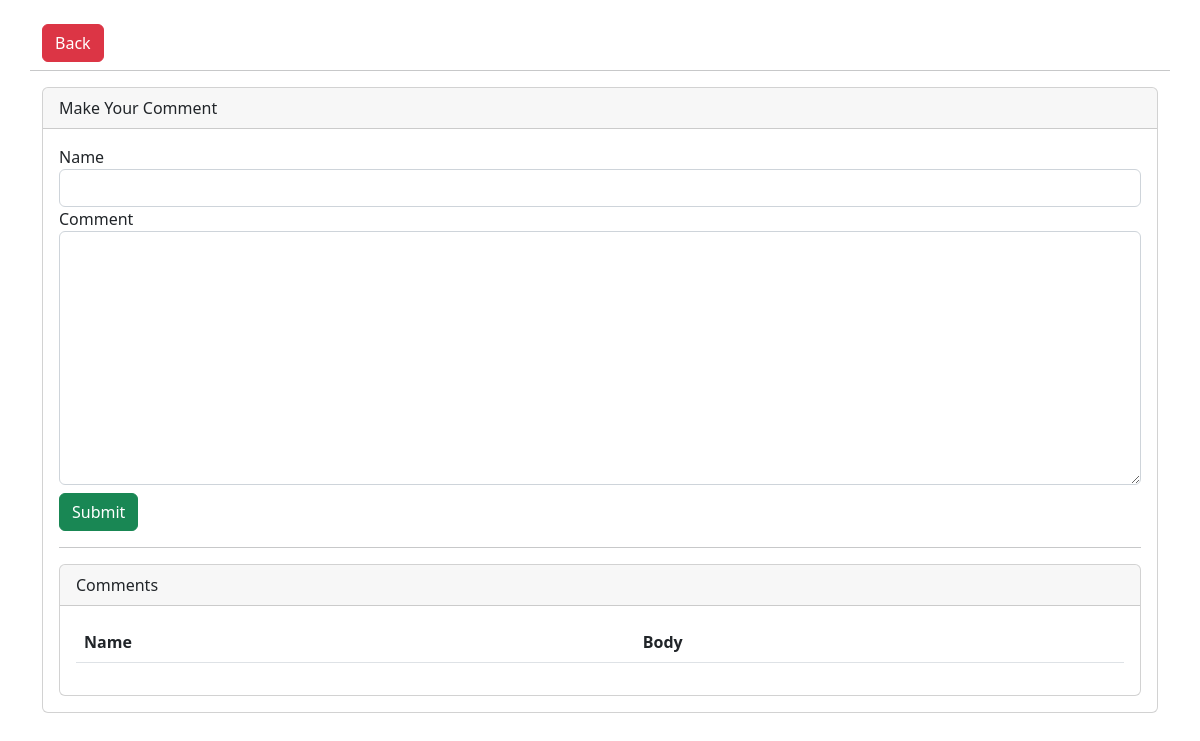
The app's page /app/public/xss/index.php, older data.
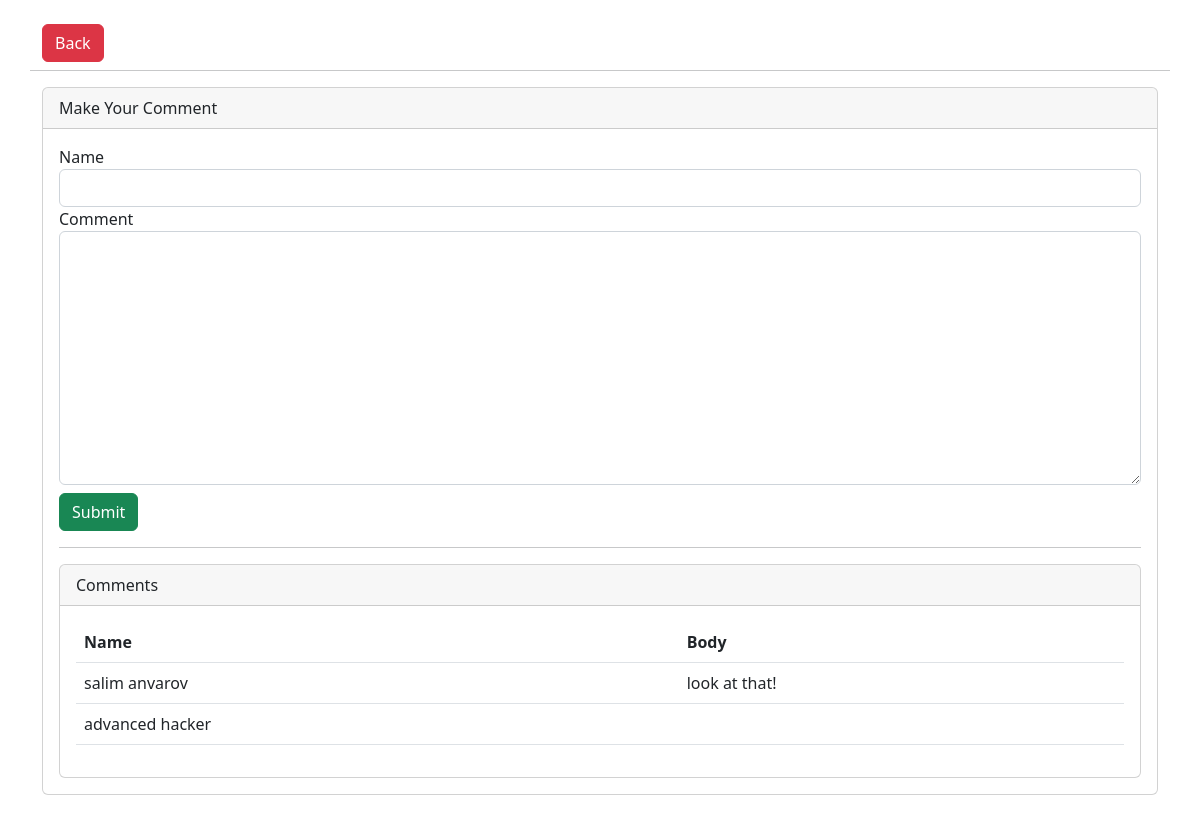
The same page, newer data.
### tables this page shows
CREATE TABLE `comment` (
                            `id` int(11) NOT NULL,
                            `name` varchar(255) NOT NULL,
                            `body` varchar(255) NOT NULL
);

### app/src/Services/DatabaseService.php (called while the page is built, shortened)
<?php
class DatabaseService
{
    private static $dbConnect;
    public static function getConnect(): PDO
    {
        if (!self::$dbConnect) {
            try {
                self::$dbConnect = new PDO('mysql:host=' . $_ENV["DB_HOST"] . ';port=' . $_ENV["DB_SOCKET"] . ';dbname=' . $_ENV["DB_NAME"],
                    $_ENV["DB_USER"],
                    $_ENV["DB_PASSWORD"],
                    array(PDO::ATTR_PERSISTENT => false, PDO::MYSQL_ATTR_INIT_COMMAND => 'SET NAMES utf8')
                );
            } catch (Exception $e) {
                die('Erreur : ' . $e->getMessage());
            }
        }
        return self::$dbConnect;
    }
}

### app/src/Model/CommentModel.php (called while the page is built, shortened)
<?php
class CommentModel
{
    private PDO $bdd;
    public function __construct()
    {
        $this->bdd = DatabaseService::getConnect();
    }
    public function fetchAll(): array
    {
        $request = $this->bdd->prepare('SELECT * FROM comment');
        $request->execute();
        $commentsArray = [];
        foreach ($request->fetchAll() as $value)
        {
            $comment = new Comment($value["id"],$value["name"],$value["body"]);
            $commentsArray[] = $comment;
        }
        return $commentsArray;
    }
}

### app/src/Entity/Comment.php (called while the page is built, shortened)
<?php
class Comment
{
    private $name;
    private $body;
    public function __construct($id,$name, $body)
    {
        $this->name = $name;
        $this->body = $body;
    }
    public function getName()
    {
        return $this->name;
    }
    public function getBody()
    {
        return $this->body;
    }
}

### app/public/xss/index.php (the view, shortened to what this page needs)
<?php
$commentModel = new CommentModel();
$comments = $commentModel->fetchAll();
?>
<!doctype html>
<html lang="en">
<head>
    <link href="https://cdn.jsdelivr.net/npm/bootstrap@5.2.1/dist/css/bootstrap.min.css" rel="stylesheet"
>
</head>
<body>
<div class="container">
    <div class="row py-4">
        <div class="col mb-2">
            <a class="btn btn-danger" href="../index.php"> Back </a>
        </div>
        <hr/>
        <div class="col">
            <div class="card">
                <div class="card-header">Make Your Comment</div>
                <div class="card-body">
                    <form action="" method="post" autocomplete="off">
                        <div class="form-group">
                            <label for="Name">Name</label>
                            <input type="text" name="name" class="form-control">
                        </div>
                        <div class="form-group">
                            <label for="comment">Comment</label>
                            <textarea name="body" id="" cols="30" rows="10" class="form-control"></textarea>
                        </div>
                        <input class="btn btn-success mt-2" type="submit" name="submit">
                    </form>
                    <hr/>
                    <div class="card">
                        <div class="card-header">Comments</div>
                        <div class="card-body">
                            <table class="table">
                                <thead>
                                <tr>
                                    <th>Name</th>
                                    <th>Body</th>
                                </tr>
                                </thead>
                                <tbody>
                                    <?php
                                        foreach ($comments as $comment) {
                                            echo "<tr>";
                                            echo "<td>" . $comment->getName() . "</td>";
                                            echo "<td>" . $comment->getBody() . "</td>";
                                            echo "</tr>";
                                        }
                                    ?>
                                </tbody>
                            </table>
                        </div>
                    </div>
                </div>
            </div>
        </div>
    </div>
</div>
</body>
</html>

Row changes from the older to the newer data that the page shows:
added comment: name "salim anvarov", body "look at that!"
added comment: name "advanced hacker"
